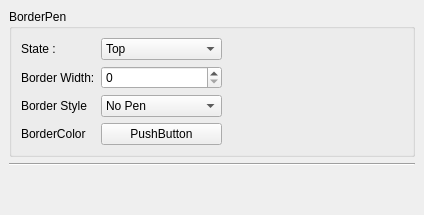
       <widget class="QWidget" name="page1" >
        <layout class="QVBoxLayout" >
         <property name="margin" >
          <number>9</number>
         </property>
         <property name="spacing" >
          <number>6</number>
         </property>
         <item>
          <widget class="QGroupBox" name="borderPenGroup" >
           <property name="title" >
            <string>BorderPen</string>
           </property>
           <property name="checkable" >
            <bool>false</bool>
           </property>
           <property name="checked" >
            <bool>false</bool>
           </property>
           <layout class="QHBoxLayout" >
            <property name="margin" >
             <number>9</number>
            </property>
            <property name="spacing" >
             <number>6</number>
            </property>
            <item>
             <layout class="QGridLayout" >
              <property name="margin" >
               <number>0</number>
              </property>
              <property name="spacing" >
               <number>6</number>
              </property>
              <item row="1" column="0" >
               <widget class="QLabel" name="label" >
                <property name="text" >
                 <string>Border Width:</string>
                </property>
               </widget>
              </item>
              <item row="3" column="0" >
               <widget class="QLabel" name="label_24" >
                <property name="text" >
                 <string>BorderColor</string>
                </property>
               </widget>
              </item>
              <item row="2" column="0" >
               <widget class="QLabel" name="label_23" >
                <property name="text" >
                 <string>Border Style</string>
                </property>
               </widget>
              </item>
              <item row="2" column="1" >
               <widget class="QComboBox" name="borderStyleBox" >
                <item>
                 <property name="text" >
                  <string>No Pen</string>
                 </property>
                </item>
                <item>
                 <property name="text" >
                  <string>Solid Pen</string>
                 </property>
                </item>
                <item>
                 <property name="text" >
                  <string>Dash Pen</string>
                 </property>
                </item>
                <item>
                 <property name="text" >
                  <string>Dot Pen</string>
                 </property>
                </item>
                <item>
                 <property name="text" >
                  <string>DashDot Pen</string>
                 </property>
                </item>
                <item>
                 <property name="text" >
                  <string>DashDotDot Pen</string>
                 </property>
                </item>
               </widget>
              </item>
              <item row="1" column="1" >
               <widget class="QSpinBox" name="borderWidthBox" />
              </item>
              <item row="3" column="1" >
               <widget class="ColorButton" name="borderColorSelector" >
                <property name="text" >
                 <string>PushButton</string>
                </property>
               </widget>
              </item>
              <item row="0" column="1" >
               <widget class="QComboBox" name="sideBox" >
                <item>
                 <property name="text" >
                  <string>Top</string>
                 </property>
                </item>
                <item>
                 <property name="text" >
                  <string>Left</string>
                 </property>
                </item>
                <item>
                 <property name="text" >
                  <string>Right</string>
                 </property>
                </item>
                <item>
                 <property name="text" >
                  <string>Bottom</string>
                 </property>
                </item>
               </widget>
              </item>
              <item row="0" column="0" >
               <widget class="QLabel" name="label_28" >
                <property name="text" >
                 <string>State :</string>
                </property>
               </widget>
              </item>
             </layout>
            </item>
            <item>
             <spacer>
              <property name="orientation" >
               <enum>Qt::Horizontal</enum>
              </property>
              <property name="sizeHint" >
               <size>
                <width>181</width>
                <height>20</height>
               </size>
              </property>
             </spacer>
            </item>
           </layout>
          </widget>
         </item>
         <item>
          <widget class="Line" name="line" >
           <property name="orientation" >
            <enum>Qt::Horizontal</enum>
           </property>
          </widget>
         </item>
         <item>
          <spacer>
           <property name="orientation" >
            <enum>Qt::Vertical</enum>
           </property>
           <property name="sizeHint" >
            <size>
             <width>20</width>
             <height>40</height>
            </size>
           </property>
          </spacer>
         </item>
        </layout>
       </widget>
